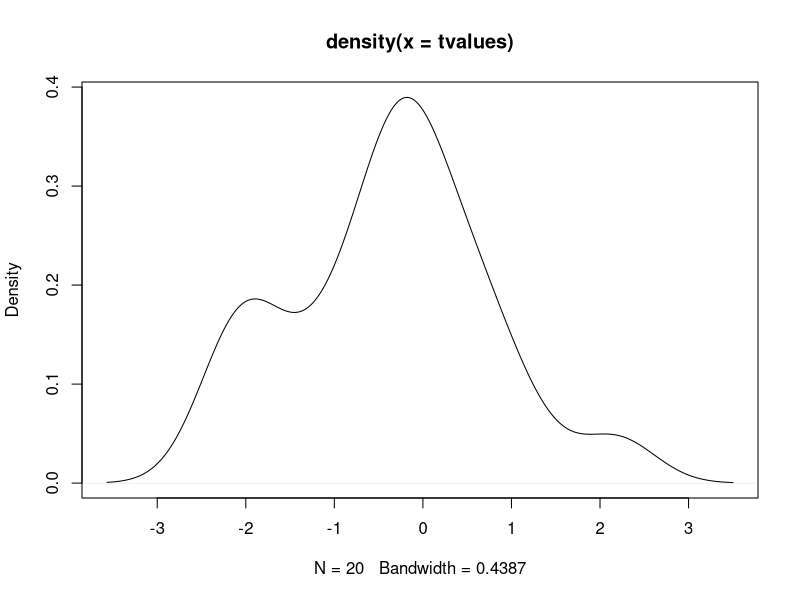
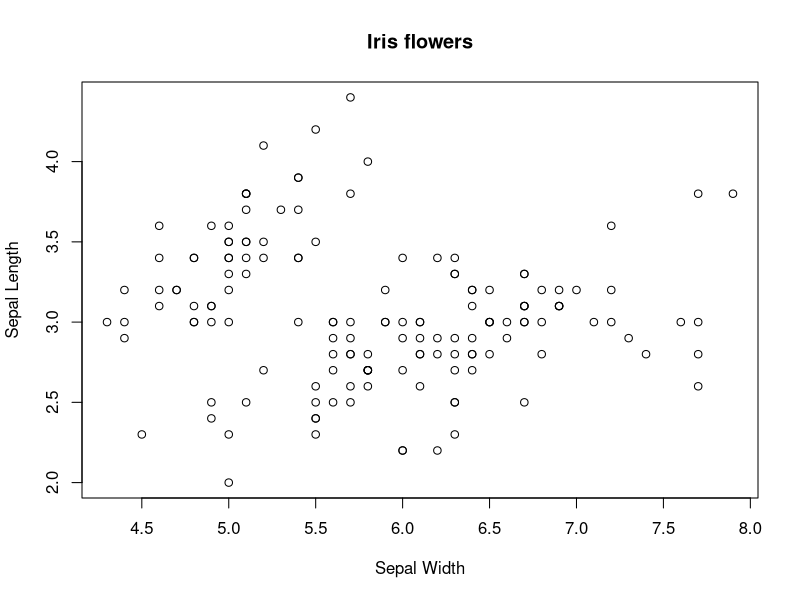

These charts were generated, in order, by the following R code:
## ---- chunk 1
data("iris")
head(iris)
## ---- chunk 2
#Subset the first two columns of the Iris dataset, and make a copy to not rewrite when shuffling. 
D<-iris[, c(1, 2)]
D2<-iris[, c(1, 2)]

#Create a permute function
lm.permute <- function(D2){
  D2$Sepal.Length<-sample(D2$Sepal.Length) #shuffling the first column (sepal length)
  model = lm(Sepal.Length ~ Sepal.Width, data = D2) #create a linear model on the shuffled data
  t<-summary(model)$coefficients[2,3] #grab the tvalue from this run
  return(t)
}

n<-20 #number of permutations you want to run
tvalues<-sapply(c(1:n), function(x) lm.permute(D)) #run the permute function n times

#Create the real model and extract the real tvalue
real_model = lm(Sepal.Length ~ Sepal.Width, data = D)
real_Coefficients<-summary(real_model)$coefficients
real_t<-real_Coefficients[2,3]

#Calculate the pvalue based on the null distribution of tvalues and the real value.
pvalue<-sum(abs(tvalues)<=abs(real_t))/n

## ---- chunk 3
plot(density(tvalues))
## ---- chunk 4
plot(D$Sepal.Length, D$Sepal.Width,
  xlab = "Sepal Width",
  ylab = "Sepal Length",
  main = "Iris flowers"
)
